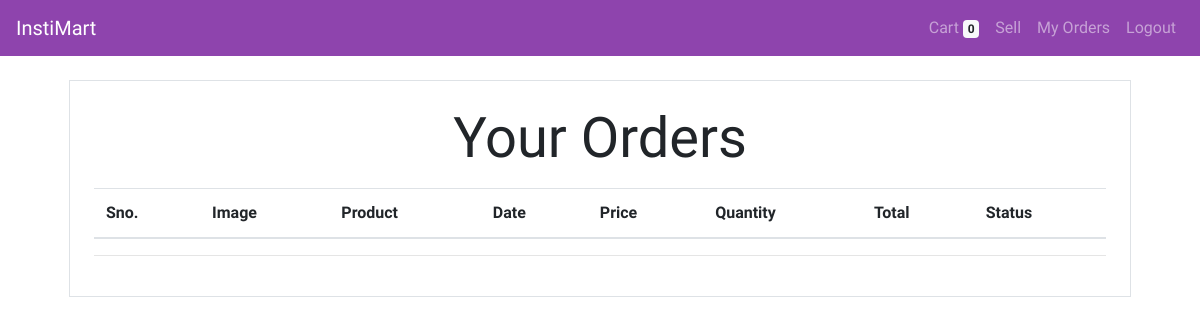
Before: /orders (signed in) with the older database file.
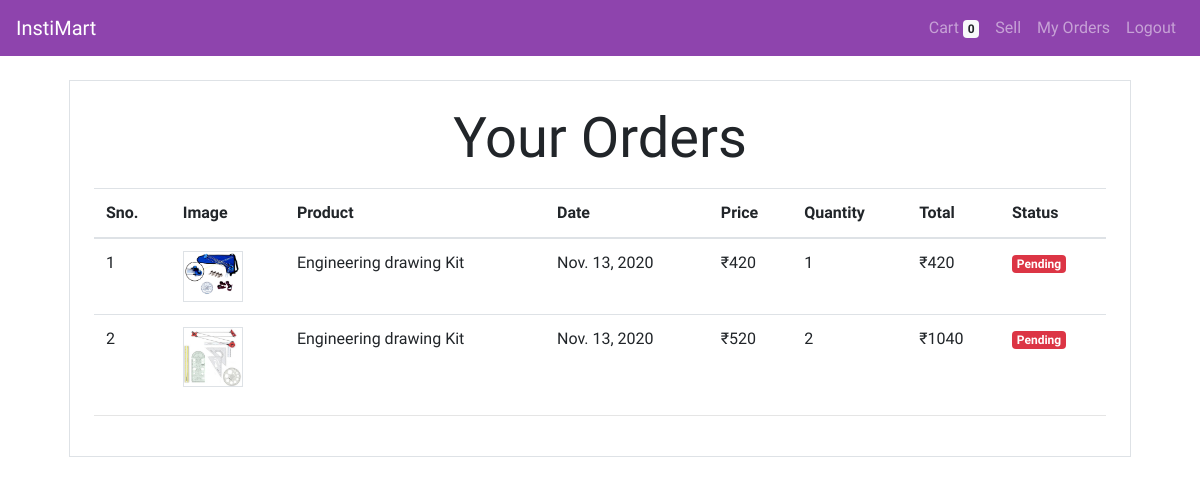
After: the same page with the newer database file.
### store/models/order.py (models this page shows, shortened)
class Order(models.Model):
    product = models.ForeignKey(Product,on_delete=models.CASCADE)
    customer = models.ForeignKey(Customer,on_delete=models.CASCADE)
    quantity = models.IntegerField(default=1)
    price = models.IntegerField()
    address = models.CharField(max_length=200,blank=True)
    phone = models.CharField(max_length=50,blank=True)
    date = models.DateField(default=datetime.datetime.today)
    status = models.BooleanField(default=False)
    @staticmethod
    def get_orders_by_customer(customer_id):
        return Order.objects.filter(customer =customer_id).order_by('date')

### store/models/product.py (models this page shows, shortened)
class Product(models.Model):
    name = models.CharField(max_length=30)
    price = models.IntegerField(default=0)
    category = models.ForeignKey(Category, on_delete=models.CASCADE,default=1)
    description = models.CharField(max_length=200,default=0, null=True, blank=1)
    image =models.ImageField(upload_to='uploads/products/')

### store/views/orders.py (the view)
# urls.py: path('orders', orders.OrderView.as_view(), name='orders'),
class OrderView(View):
    @method_decorator(auth_middleware)
    def get(self,request):
        customer = request.session.get('customer')
        orders = Order.get_orders_by_customer(customer)
        orders = orders.reverse()
        return render(request,'orders.html',{'orders':orders})

### store/templatetags/custom_filter.py (called while the page is built)
@register.filter(name='currency')
def currency(num):
    return  "₹" +str(num);

@register.filter(name='multiply')
def multiply(x,y):
    return x*y

### store/templates/orders.html
{% extends 'base.html' %}
{% block content %}
{% load cart %}
{% load custom_filter %}
<div class="container">
    <div class="border rounder p-4 m-4">
        <p class="text-center display-4">
            Your Orders
        </p>
        <table class="table">
            <thead>
                <tr>
                    <th>Sno.</th>
                    <th>Image</th>
                    <th>Product</th>
                    <th>Date</th>
                    <th>Price</th>
                    <th>Quantity</th>
                    <th>Total</th>
                    <th>Status</th>
                </tr>
            </thead>
            <tbody>
                {% for order in orders %}
                <tr>
                    <td>{{forloop.counter}}</td>
                    <td><img style="width:60px" class="border" src="{{order.product.image.url}}" alt=""></td>
                    <td>{{order.product.name}}</td>
                    <td>{{order.date}}</td>
                    <td>{{order.price|currency}}</td>
                    <td>{{order.quantity}}</td>
                    <td>{{order.price|multiply:order.quantity|currency}}</td>
                    {% if order.status %}
                    <td><small class="badge badge-success">
                        Delivered
                    </small></td>
                    {% else %}
                    <td><small class="badge badge-danger">
                        Pending
                    </small></td>
                    {% endif %}
                  </tr>
               {% endfor %}
            </tbody>
        </table>
        <hr>
    </div>
</div>
{% endblock %}

### store/templates/base.html (shortened to what this page needs)
<!doctype html>
<html lang="en">
<head>
    <link rel="stylesheet" href="https://maxcdn.bootstrapcdn.com/bootstrap/4.0.0/css/bootstrap.min.css"
>
</head>
<body>
<nav class="navbar navbar-expand-lg navbar-dark " style="background-color: #8e44ad">
    <a class="navbar-brand" href="/">InstiMart</a>
    <div class="collapse navbar-collapse" id="navbarSupportedContent">
      <ul class="navbar-nav my-2 my-lg-0 ">
        <li class="nav-item ">
          <a class="nav-link" href="/cart">Cart
            <span class="badge badge-light">{{request.session.cart.keys|length}}</span>
            <span class="sr-only">(current)</span></a>
        </li>
        {% if request.session.customer %}
        <li class="nav-item ">
          <a class="nav-link" href="/sell">Sell<span class="sr-only">(current)</span></a>
        </li>
        <li class="nav-item ">
          <a class="nav-link" href="/orders">My Orders<span class="sr-only">(current)</span></a>
        </li>
        <li class="nav-item ">
          <a class="nav-link" href="/logout">Logout<span class="sr-only">(current)</span></a>
        </li>
        {% endif %}
      </ul>
    </div>
  </nav>
{% block content %}
{% endblock %}
</body>
</html>

### store/templates/base.html (style rules this page uses)
body { font-family: 'Roboto Condensed', sans-serif; }

Changed rows visible on the page:
added Order: product.image (picture), product.name "Engineering drawing Kit", date "Nov. 13, 2020", price "₹420", quantity "1", price|multiply "₹420", status "Pending"
added Order: product.image (picture), product.name "Engineering drawing Kit", date "Nov. 13, 2020", price "₹520", quantity "2", price|multiply "₹1040", status "Pending"
